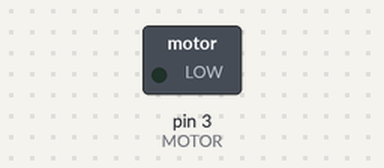
Recording of a sketch running on a simulated Arduino Uno, built with avr-gcc and run on an emulated ATmega328P. Parts: switched loads named in the sketch (green lamp = pin HIGH). Pins used as bus, display or sensor lines are not drawn.

Above: at 0.1 s.
At 5.1 s:
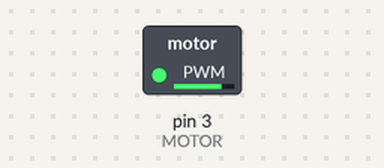
Timing chart, 0 to 6.6 s (numbered marks = the images above):
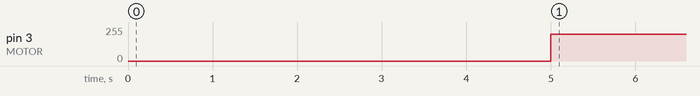

Measured:
- by itself, pin 3 (MOTOR): 0/255 → 200/255 at 5.0 s

The sketch:

Prog_Robot_Mobile.ino
```cpp
#define VCC 4             // Cette broche est définie comme Vcc
#define TRIG 5            // Broche de déclenchement du capteur à ultrasons
#define ECHO 6          // Broche d'écho du capteur à ultrasons
#define GND 7            // Cette broche est définie comme GND
#define MOTOR 3       // Broche moteur

const int dist = 15;     // Desired distance in cm

float duration, distance;

void setup() {
  pinMode(TRIG, OUTPUT);
  pinMode(ECHO, INPUT);

  pinMode(VCC, OUTPUT);
  pinMode(GND, OUTPUT);

  digitalWrite(VCC, HIGH);
  digitalWrite(GND, LOW);
  delay(5000);
}

void loop() {
//  This section is related to Ultrasonics sensor
/*
 digitalWrite(TRIG, LOW);
 delayMicroseconds(2);
 digitalWrite(TRIG, HIGH);
 delayMicroseconds(10);
 digitalWrite(TRIG, LOW);
 duration = pulseIn(ECHO, HIGH);
 distance = (duration * .0343) / 2;
  if (distance < dist)
    analogWrite(MOTOR, 200);
  else
    analogWrite(MOTOR, 0);
  delay(50);
*/

  analogWrite(MOTOR, 200);
}
```
